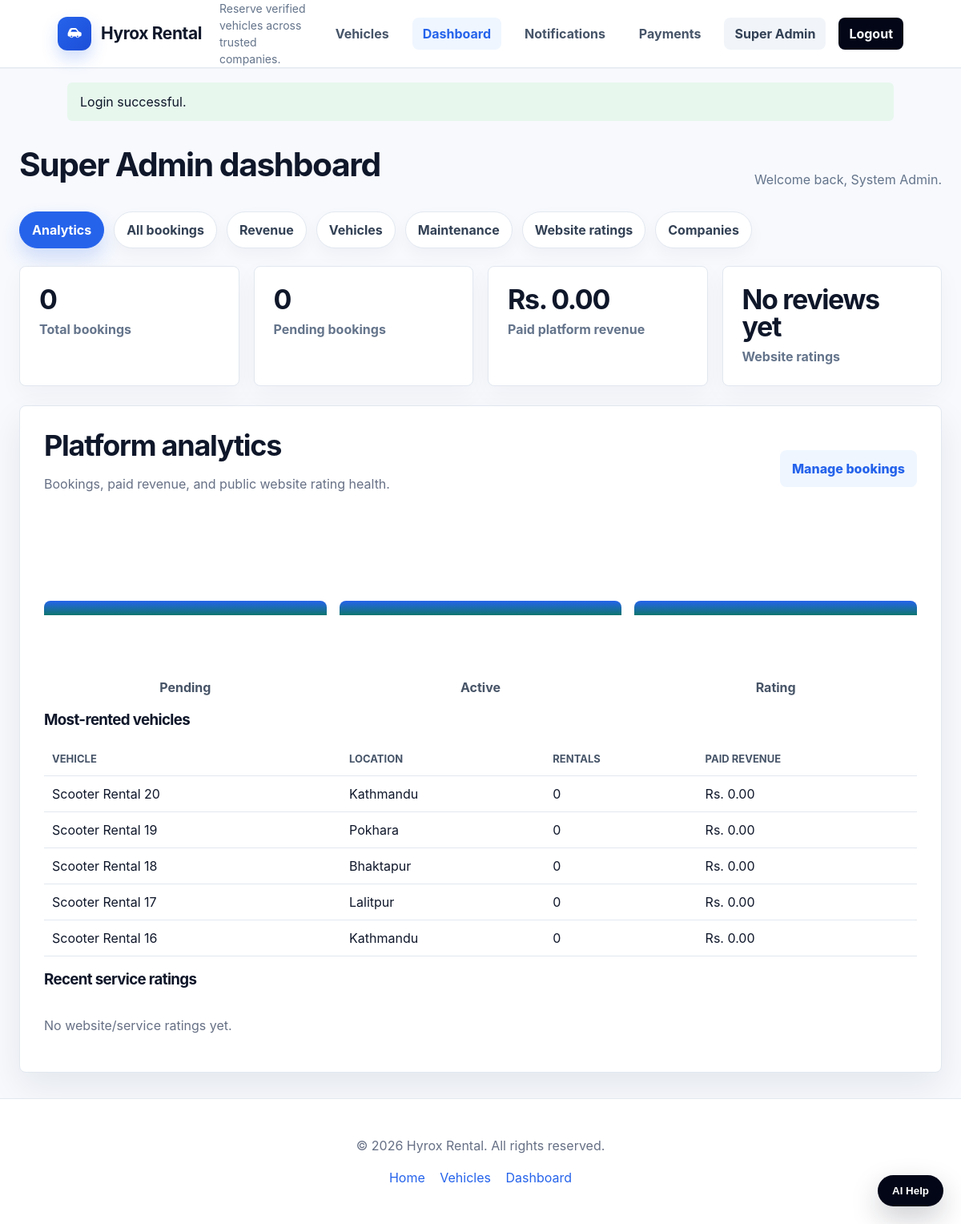
The page /dashboard.php (signed in) on the database its author committed.
### tables this page shows
CREATE TABLE users (
    id INT AUTO_INCREMENT PRIMARY KEY,
    role_id INT NOT NULL,
    company_id INT NULL,
    name VARCHAR(100) NOT NULL,
    email VARCHAR(120) NOT NULL UNIQUE,
    phone VARCHAR(30) NOT NULL UNIQUE,
    password VARCHAR(255) NOT NULL,
    company_name VARCHAR(120) NULL,
    address VARCHAR(180) NULL,
    status ENUM('pending', 'pending_admin', 'active', 'rejected', 'inactive') NOT NULL DEFAULT 'pending',
    is_verified TINYINT(1) NOT NULL DEFAULT 0,
    created_at TIMESTAMP DEFAULT CURRENT_TIMESTAMP,
    FOREIGN KEY (role_id) REFERENCES roles(id),
    FOREIGN KEY (company_id) REFERENCES users(id) ON DELETE SET NULL
);

CREATE TABLE roles (
    id INT AUTO_INCREMENT PRIMARY KEY,
    name VARCHAR(30) NOT NULL UNIQUE,
    role_name VARCHAR(30) NOT NULL UNIQUE
);

CREATE TABLE vehicles (
    id INT AUTO_INCREMENT PRIMARY KEY,
    company_id INT NOT NULL,
    category_id INT NOT NULL,
    type_id INT NOT NULL,
    name VARCHAR(120) NOT NULL,
    location VARCHAR(120) NOT NULL,
    self_drive_price DECIMAL(10,2) NOT NULL,
    with_driver_price DECIMAL(10,2) NOT NULL,
    description TEXT NULL,
    status ENUM('available', 'unavailable') NOT NULL DEFAULT 'available',
    availability ENUM('available', 'unavailable', 'maintenance') NOT NULL DEFAULT 'available',
    latitude DECIMAL(10,7) NULL,
    lat DECIMAL(10,7) NULL,
    longitude DECIMAL(10,7) NULL,
    `long` DECIMAL(10,7) NULL,
    image VARCHAR(180) NULL,
    created_at TIMESTAMP DEFAULT CURRENT_TIMESTAMP,
    FOREIGN KEY (company_id) REFERENCES users(id) ON DELETE CASCADE,
    FOREIGN KEY (category_id) REFERENCES vehicle_categories(id),
    FOREIGN KEY (type_id) REFERENCES vehicle_types(id)
);

### includes/helpers/core_helpers.php (called while the page is built, shortened)
<?php
function e($text)
{
    return htmlspecialchars((string) $text, ENT_QUOTES, 'UTF-8');
}
function get_flash()
{
    $msg = $_SESSION['flash'] ?? null;
    return $msg;
}
function money($amount)
{
    return 'Rs. ' . number_format((float) $amount, 2);
}

### includes/db.php (called while the page is built, shortened)
<?php
function db()
{
    static $pdo = null;
    if ($pdo !== null) {
        return $pdo;
    }
    $dsn = 'mysql:host=' . DB_HOST . ';dbname=' . DB_NAME . ';charset=utf8mb4';
    $pdo = new PDO($dsn, DB_USER, DB_PASS, [
        PDO::ATTR_ERRMODE => PDO::ERRMODE_EXCEPTION,
        PDO::ATTR_DEFAULT_FETCH_MODE => PDO::FETCH_ASSOC
    ]);
    return $pdo;
}
function db_all($sql, $params = [])
{
    $stmt = db()->prepare($sql);
    $stmt->execute($params);
    return $stmt->fetchAll();
}
function db_one($sql, $params = [])
{
    $stmt = db()->prepare($sql);
    $stmt->execute($params);
    $row = $stmt->fetch();
    return $row ? $row : null;
}

### includes/helpers/auth_helpers.php (called while the page is built, shortened)
<?php
function find_user($id)
{
    return db_one(
        'SELECT u.*, r.name AS role_name
         FROM users u JOIN roles r ON r.id = u.role_id
         WHERE u.id = ?',
        [$id]
    );
}
function current_user()
{
    return find_user((int) $_SESSION['user_id']);
}

### includes/helpers/review_helpers.php (called while the page is built, shortened)
<?php
function site_review_stats()
{
    $stats = db_one(
        'SELECT ROUND(AVG(rating), 1) AS average_rating, COUNT(*) AS review_count
         FROM site_reviews
         WHERE status = "published"'
    );
    return [
        'average_rating' => $stats && $stats['average_rating'] !== null ? (float) $stats['average_rating'] : 0,
        'review_count' => $stats ? (int) $stats['review_count'] : 0,
    ];
}
function rating_text($averageRating, $reviewCount)
{
    if ((int) $reviewCount < 1) {
        return 'No reviews yet';
    }
    return number_format((float) $averageRating, 1) . '/5 from ' . (int) $reviewCount . ' review(s)';
}

### includes/helpers/vehicle_helpers.php (called while the page is built, shortened)
<?php
function most_rented_vehicles($companyId = 0, $limit = 5)
{
    $where = '';
    $params = [];
    return db_all(
        'SELECT v.id, v.name, v.location, v.status,
                COUNT(b.id) AS rental_count,
                COALESCE(SUM(CASE WHEN b.payment_status = "paid" THEN b.total_price ELSE 0 END), 0) AS paid_revenue
         FROM vehicles v
         LEFT JOIN bookings b ON b.vehicle_id = v.id
            AND b.status IN ("confirmed", "completed", "approved")
         ' . $where . '
         GROUP BY v.id, v.name, v.location, v.status
         ORDER BY rental_count DESC, paid_revenue DESC, v.id DESC
         LIMIT ' . max(1, min(10, (int) $limit)),
        $params
    );
}

### dashboard/admin.php (the view, shortened to what this page needs)
<?php
$adminStats = db_one(
    'SELECT COUNT(*) AS total_bookings,
            SUM(CASE WHEN status = "pending" THEN 1 ELSE 0 END) AS pending_bookings,
            SUM(CASE WHEN status IN ("approved", "confirmed", "completed") THEN 1 ELSE 0 END) AS active_bookings,
            SUM(CASE WHEN payment_status = "paid" THEN total_price ELSE 0 END) AS paid_revenue
     FROM bookings'
);
$ratingStats = site_review_stats();
$siteRatings = db_all(
    'SELECT sr.*, u.name AS user_name, u.email AS user_email
     FROM site_reviews sr
     JOIN users u ON u.id = sr.user_id
     ORDER BY sr.created_at DESC'
);
$adminMostRented = most_rented_vehicles(0, 5);
?>
<nav class="dashboard-tabs">
    <a class="<?= $section === 'overview' ? 'active' : '' ?>" href="dashboard.php?section=overview">Analytics</a>
    <a class="<?= $section === 'bookings' ? 'active' : '' ?>" href="dashboard.php?section=bookings">All bookings</a>
    <a class="<?= $section === 'revenue' ? 'active' : '' ?>" href="dashboard.php?section=revenue">Revenue</a>
    <a class="<?= $section === 'vehicles' ? 'active' : '' ?>" href="dashboard.php?section=vehicles">Vehicles</a>
    <a class="<?= $section === 'maintenance' ? 'active' : '' ?>" href="dashboard.php?section=maintenance">Maintenance</a>
    <a class="<?= $section === 'site_ratings' ? 'active' : '' ?>" href="dashboard.php?section=site_ratings">Website ratings</a>
    <a class="<?= $section === 'companies' ? 'active' : '' ?>" href="dashboard.php?section=companies">Companies</a>
</nav>
<section class="metric-grid">
    <article class="metric-card">
        <strong><?= e($adminStats['total_bookings'] ?? 0) ?></strong>
        <span>Total bookings</span>
    </article>
    <article class="metric-card">
        <strong><?= e($adminStats['pending_bookings'] ?? 0) ?></strong>
        <span>Pending bookings</span>
    </article>
    <article class="metric-card">
        <strong><?= e(money($adminStats['paid_revenue'] ?? 0)) ?></strong>
        <span>Paid platform revenue</span>
    </article>
    <article class="metric-card">
        <strong><?= e(rating_text($ratingStats['average_rating'], $ratingStats['review_count'])) ?></strong>
        <span>Website ratings</span>
    </article>
</section>
<?php if ($section === 'overview'): ?>
    <section class="box dashboard-panel">
        <div class="panel-title-row">
            <div>
                <h2>Platform analytics</h2>
                <p class="muted">Bookings, paid revenue, and public website rating health.</p>
            </div>
            <a class="btn light" href="dashboard.php?section=bookings">Manage bookings</a>
        </div>
        <div class="chart-bars">
            <div><span style="height: <?= e(min(100, max(8, (int) ($adminStats['pending_bookings'] ?? 0) * 12))) ?>%"></span><b>Pending</b></div>
            <div><span style="height: <?= e(min(100, max(8, (int) ($adminStats['active_bookings'] ?? 0) * 12))) ?>%"></span><b>Active</b></div>
            <div><span style="height: <?= e(min(100, max(8, (int) ($ratingStats['average_rating'] * 20)))) ?>%"></span><b>Rating</b></div>
        </div>
        <h3>Most-rented vehicles</h3>
        <table>
            <tr>
                <th>Vehicle</th>
                <th>Location</th>
                <th>Rentals</th>
                <th>Paid revenue</th>
            </tr>
            <?php foreach ($adminMostRented as $vehicleRank): ?>
                <tr>
                    <td><?= e($vehicleRank['name']) ?></td>
                    <td><?= e($vehicleRank['location']) ?></td>
                    <td><?= e((int) $vehicleRank['rental_count']) ?></td>
                    <td><?= e(money($vehicleRank['paid_revenue'])) ?></td>
                </tr>
            <?php endforeach; ?>
        </table>
        <h3>Recent service ratings</h3>
        <?php if (!$siteRatings): ?>
            <p class="muted">No website/service ratings yet.</p>
        <?php endif; ?>
    </section>
<?php endif; ?>

### includes/header.php (shortened to what this page needs)
<?php
$me = current_user();
$msg = get_flash();
$currentPage = basename($_SERVER['SCRIPT_NAME'] ?? 'index.php');
$bodyClass = 'page-' . preg_replace('/[^a-z0-9]+/', '-', strtolower(pathinfo($currentPage, PATHINFO_FILENAME)));
?>
<!doctype html>
<html lang="en">
<head>
    <link rel="stylesheet" href="assets/css/style.css?v=<?= e((string) filemtime(__DIR__ . '/../assets/css/style.css')) ?>">
</head>
<body class="<?= e($bodyClass) ?>">
<header class="topbar">
    <a class="brand" href="index.php">
        <span class="brand-icon" aria-hidden="true">
        </span>
        <span class="brand-word"><?= APP_NAME ?></span>
    </a>
    <p class="tagline"><?= APP_TAGLINE ?></p>
    <nav class="site-nav">
        <a class="<?= $currentPage === 'vehicles.php' || $currentPage === 'vehicle.php' ? 'active' : '' ?>" href="vehicles.php">Vehicles</a>
        <?php if ($me): ?>
            <a class="<?= $currentPage === 'dashboard.php' ? 'active' : '' ?>" href="dashboard.php">Dashboard</a>
            <a class="notification-bell" href="dashboard.php?section=notifications" aria-label="Notifications">
                Notifications
            </a>
            <a class="<?= $currentPage === 'payments.php' || $currentPage === 'payment-status.php' ? 'active' : '' ?>" href="payments.php">Payments</a>
            <span class="nav-role"><?= e(ucwords(str_replace('_', ' ', $me['role_name']))) ?></span>
            <a class="nav-action" href="auth/logout.php" data-logout-link>Logout</a>
        <?php else: ?>
            <a href="login.php">Login</a>
            <a class="nav-action" href="register.php">Register</a>
        <?php endif; ?>
    </nav>
</header>
<?php if ($msg): ?>
    <div class="alert <?= e($msg['type']) ?>"><?= e($msg['message']) ?></div>
<?php endif; ?>
<main>

### dashboard.php (shortened to what this page needs)
<?php
$me = current_user();
$section = $_GET['section'] ?? 'overview';
    ?>
    <?php
$dashboardViews = [
    'user' => __DIR__ . '/dashboard/user.php',
    'company' => __DIR__ . '/dashboard/company.php',
    'agent' => __DIR__ . '/dashboard/agent.php',
    'admin' => __DIR__ . '/dashboard/admin.php',
    'super_admin' => __DIR__ . '/dashboard/admin.php',
];
$dashboardView = $dashboardViews[$me['role_name']] ?? null;
require __DIR__ . '/includes/header.php';
?>
<section class="section-head">
    <h1><?= e(ucwords(str_replace('_', ' ', $me['role_name']))) ?> dashboard</h1>
    <p>Welcome back, <?= e($me['name']) ?>.</p>
</section>
<?php require $dashboardView; ?>
<?php require __DIR__ . '/includes/footer.php'; ?>

### rows shown on the page
users: role.name "Super Admin", name "System Admin"
vehicles: name "Scooter Rental 20", location "Kathmandu", rental_count "0", paid_revenue "Rs. 0.00"
vehicles: name "Scooter Rental 19", location "Pokhara", rental_count "0", paid_revenue "Rs. 0.00"
vehicles: name "Scooter Rental 18", location "Bhaktapur", rental_count "0", paid_revenue "Rs. 0.00"
vehicles: name "Scooter Rental 17", location "Lalitpur", rental_count "0", paid_revenue "Rs. 0.00"
vehicles: name "Scooter Rental 16", location "Kathmandu", rental_count "0", paid_revenue "Rs. 0.00"

### other values the page prints
APP_NAME "Hyrox Rental"
APP_TAGLINE "Reserve verified vehicles across trusted companies."
$msg['message'] "Login successful."
$adminStats['total_bookings'] "0"
$adminStats['pending_bookings'] "0"
money($adminStats['paid_revenue'] ?? 0) "Rs. 0.00"
